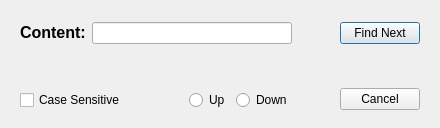
<?xml version="1.0" encoding="UTF-8"?>
<ui version="4.0">
 <class>FindDialog</class>
 <widget class="QDialog" name="FindDialog">
  <property name="geometry">
   <rect>
    <x>0</x>
    <y>0</y>
    <width>440</width>
    <height>128</height>
   </rect>
  </property>
  <property name="windowTitle">
   <string>Dialog</string>
  </property>
  <widget class="QWidget" name="">
   <property name="geometry">
    <rect>
     <x>20</x>
     <y>22</y>
     <width>400</width>
     <height>88</height>
    </rect>
   </property>
   <layout class="QHBoxLayout" name="horizontalLayout_3">
    <item>
     <layout class="QVBoxLayout" name="verticalLayout">
      <item>
       <layout class="QHBoxLayout" name="horizontalLayout_2">
        <item>
         <widget class="QLabel" name="label">
          <property name="text">
           <string>&lt;html&gt;&lt;head/&gt;&lt;body&gt;&lt;p&gt;&lt;span style=&quot; font-size:12pt; font-weight:600;&quot;&gt;Content:&lt;/span&gt;&lt;/p&gt;&lt;/body&gt;&lt;/html&gt;</string>
          </property>
         </widget>
        </item>
        <item>
         <widget class="QLineEdit" name="contentEdit"/>
        </item>
       </layout>
      </item>
      <item>
       <spacer name="verticalSpacer">
        <property name="orientation">
         <enum>Qt::Vertical</enum>
        </property>
        <property name="sizeHint" stdset="0">
         <size>
          <width>20</width>
          <height>28</height>
         </size>
        </property>
       </spacer>
      </item>
      <item>
       <layout class="QHBoxLayout" name="horizontalLayout">
        <item>
         <widget class="QCheckBox" name="caseCheckBox">
          <property name="text">
           <string>Case Sensitive</string>
          </property>
         </widget>
        </item>
        <item>
         <spacer name="horizontalSpacer">
          <property name="orientation">
           <enum>Qt::Horizontal</enum>
          </property>
          <property name="sizeHint" stdset="0">
           <size>
            <width>58</width>
            <height>20</height>
           </size>
          </property>
         </spacer>
        </item>
        <item>
         <widget class="QRadioButton" name="upRadioBtn">
          <property name="text">
           <string>Up</string>
          </property>
         </widget>
        </item>
        <item>
         <widget class="QRadioButton" name="downRadioBtn">
          <property name="text">
           <string>Down</string>
          </property>
         </widget>
        </item>
       </layout>
      </item>
     </layout>
    </item>
    <item>
     <spacer name="horizontalSpacer_2">
      <property name="orientation">
       <enum>Qt::Horizontal</enum>
      </property>
      <property name="sizeHint" stdset="0">
       <size>
        <width>40</width>
        <height>20</height>
       </size>
      </property>
     </spacer>
    </item>
    <item>
     <layout class="QVBoxLayout" name="verticalLayout_2">
      <item>
       <widget class="QPushButton" name="findNextBtn">
        <property name="text">
         <string>Find Next</string>
        </property>
       </widget>
      </item>
      <item>
       <spacer name="verticalSpacer_2">
        <property name="orientation">
         <enum>Qt::Vertical</enum>
        </property>
        <property name="sizeHint" stdset="0">
         <size>
          <width>20</width>
          <height>18</height>
         </size>
        </property>
       </spacer>
      </item>
      <item>
       <widget class="QPushButton" name="cancelBtn">
        <property name="text">
         <string>Cancel</string>
        </property>
       </widget>
      </item>
     </layout>
    </item>
   </layout>
  </widget>
 </widget>
 <resources/>
 <connections/>
</ui>
